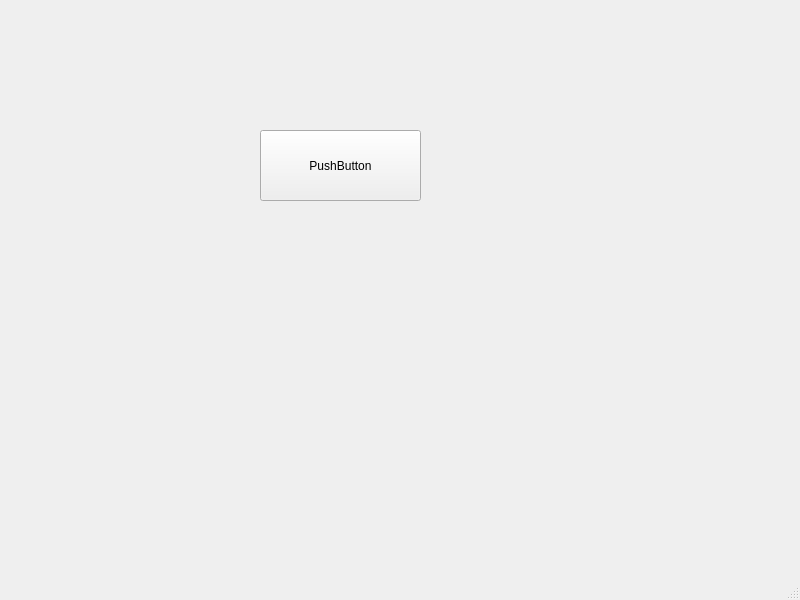
<?xml version="1.0" encoding="UTF-8"?>
<ui version="4.0">
 <class>MainWindow</class>
 <widget class="QMainWindow" name="MainWindow">
  <property name="geometry">
   <rect>
    <x>0</x>
    <y>0</y>
    <width>800</width>
    <height>600</height>
   </rect>
  </property>
  <property name="windowTitle">
   <string>MainWindow</string>
  </property>
  <widget class="QWidget" name="centralwidget">
   <widget class="QPushButton" name="pushButton">
    <property name="geometry">
     <rect>
      <x>260</x>
      <y>130</y>
      <width>161</width>
      <height>71</height>
     </rect>
    </property>
    <property name="text">
     <string>PushButton</string>
    </property>
   </widget>
  </widget>
  <widget class="QStatusBar" name="statusbar"/>
 </widget>
 <resources/>
 <connections/>
</ui>
